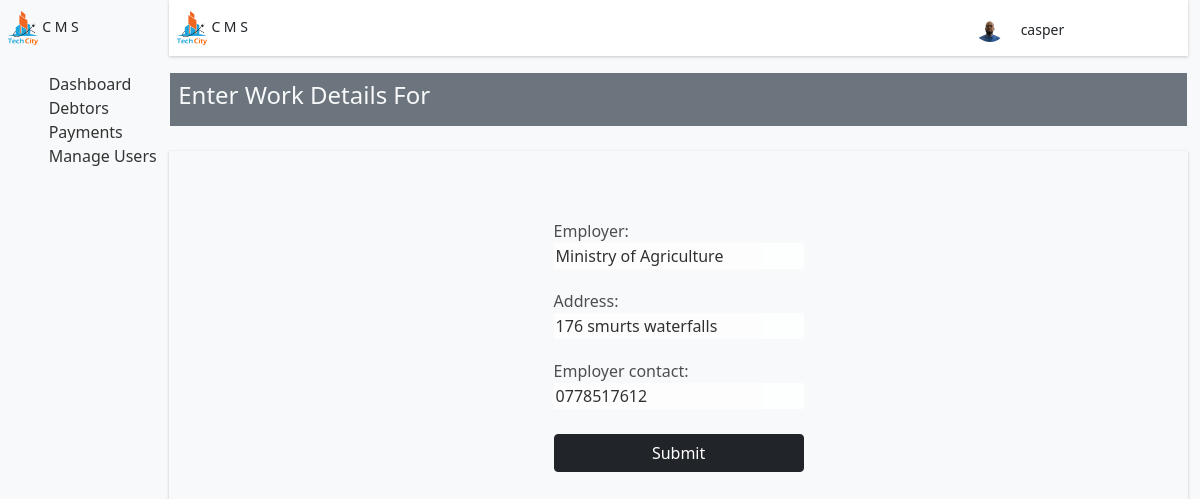
Page /updateWork/2/ (signed in) on the committed database.
### base/models.py (models this page shows, shortened)
class User(AbstractUser):
    position = models.CharField(max_length=50)
    image = models.ImageField(upload_to='profile', blank = True, default = 'profile/avatar.svg')
    USERNAME_FIELD = 'username'
    REQUIRED_FIELDS = []

class Work(models.Model):
    debtor = models.OneToOneField("base.Debtor", on_delete=models.CASCADE, primary_key=True)
    employer = models.CharField(max_length=50)
    address = models.CharField(max_length=50)
    employer_contact = models.CharField(max_length=50)

### base/views.py (the view, shortened to what this page needs)
# urls.py: path('updateWork/<int:pk>/', views.updateWork, name = 'updateWork'),
@login_required(login_url = 'login')
def updateWork(request, pk):
    try:
        work = Work.objects.get(pk = pk)
    except:
        return render(request, '404.html')
    form = workForm(request.POST or None, instance = work)
    context = {
        'form':form,
        'name': work.debtor.name
    }
    return render(request, 'debtors/createWork.html', context)

### base/forms.py
class workForm(ModelForm):
    class Meta:
        model = Work
        exclude = ("debtor", "work_id")

### Templates/debtors/createWork.html (shortened to what this page needs)
{% extends 'base/base.html' %}
{% load static %}
{% block content %}
<div class="dash">
    {% include 'base/aside.html' %}
    <div class="center-panel">
        <div class="container">
            <div class="top-panel text-dark d-flex flex-row justify-content-between">
                <div class="dash-logo d-flex align-items-center justify-content-between py-3">
                    <div class="px-2">
                        <img src="{% static 'assets/tc_logo.png' %}" alt="logo" class="" width='30px'>
                        <small class="text-dark">C M S</small>
                    </div>
                </div>
                <div class="top-panel-contents py-3 ">
                    <div class="user-notifications px-4 d-flex align-items-center">
                        <img src="{{user.image.url}}" alt="image" width="30px">
                        <small class="px-3">{{user.username}}</small>
                        <small><i class="bi bi-bell" onclick="notficationsShow();"></i></small>
                        <small><i class="bi bi-gear px-3" onclick="settingsShow();"></i></small>
                        <div class="drop-menu">
                            <i class="bi bi-list px-2"></i>
                        </div>
                    </div>
                </div>
            </div>
            </div>
        <section class="main-app-area mt-3">
            <div class="container">
                <div class="heading d-flex justify-content-between align-items-center mb-4 py-2 bg-secondary text-light">
                    <h4 class="px-2">Enter Work Details For {{debtor.name}}</h4>
                </div>
                <div class="form d-flex justify-content-center">
                    <form action="" method="post" class="d-flex  flex-column py-5">
                        {{form.as_table}}
                        <button class="btn btn-dark">Submit</button>
                    </form>
                </div>
            </div>
        </section>
</div>
{% endblock content %}

### static/css/main.css (style rules this page uses)
.dash .center-panel { width:199%; }
.dash { display:flex; flex-direction: row; }

### Templates/base/base.html (style rules this page uses)
body { background:#f8f9fa; }

### Templates/debtors/createWork.html (style rules this page uses)
.btn-dark { margin-top: 25px; }
form input { border:none; width: 250px; opacity: 0.8; }
form label { margin-top: 20px; opacity: 0.8; }
.form { box-shadow: 0 1px 3px rgba(0, 0, 0, 0.2); height: 80vh; }
.top-panel { background: #fff; box-shadow: 0 1px 3px rgba(0, 0, 0, 0.2); }
.top-panel .drop-menu i { font-size: 18px; }
.top-panel { height: 56px; border: none; }

### Templates/base/aside.html (style rules this page uses)
.user-notifications img { border-radius: 50%; }
.heading { border: 1px solid #f8f9fa ; }
.dash-logo { height: 56px; border: none; }

### rows in the picture
User: image (picture), username "casper"
Work: employer "Ministry of Agriculture", address "176 smurts waterfalls", employer_contact "0778517612"
